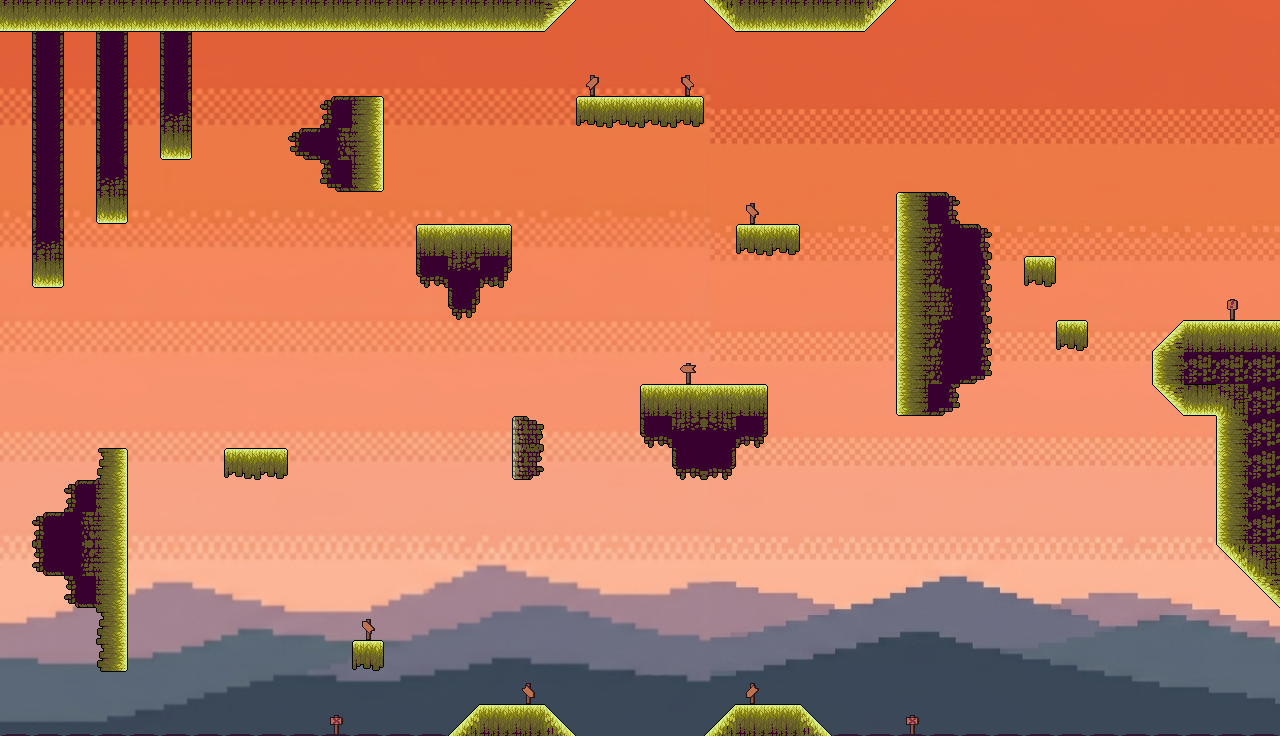

The image is a tile-based game level rendered from a .tmx file. Its description and complete source (layers, tilesets, objects, tile grids) follow:
An orthogonal 40x23 tile map with 32x32 px tiles, 2 tile layers (Capa de patrones 2, Platforms), 6 tilesets, 1 image layer.

<map version="1.10" tiledversion="1.12.1" orientation="orthogonal" renderorder="right-down" width="40" height="23" tilewidth="32" tileheight="32" infinite="0" nextlayerid="4" nextobjectid="1">
 <tileset firstgid="1" source="Tileset_cielo.tsx" />
 <tileset firstgid="97" source="Tileset_Tierra_.tsx" />
 <tileset firstgid="193" source="Tileset_Cielo_girado.tsx" />
 <tileset firstgid="289" source="Tileset_Tierra_girado.tsx" />
 <tileset firstgid="385" source="CartelArriba.tsx" />
 <tileset firstgid="386" source="Decoracion/Señales.tsx" />
 <imagelayer id="2" name="Capa de Imagen 1">
  <image source="../Mapas/Cielo abajo.png" width="1280" height="736" />
 </imagelayer>
 <layer id="3" name="Capa de patrones 2" width="40" height="23">
  <data encoding="csv">
0,0,0,0,0,0,0,0,0,0,0,0,0,0,0,0,0,0,0,0,0,0,0,0,0,0,0,0,0,0,0,0,0,0,0,0,0,0,0,0,
0,0,0,0,0,0,0,0,0,0,0,0,0,0,0,0,0,0,0,0,0,0,0,0,0,0,0,0,0,0,0,0,0,0,0,0,0,0,0,0,
0,0,0,0,0,0,0,0,0,0,0,0,0,0,0,0,0,0,0,0,0,0,0,0,0,0,0,0,0,0,0,0,0,0,0,0,0,0,0,0,
0,0,0,0,0,0,0,0,0,0,0,0,0,0,0,0,0,0,0,0,0,0,0,0,0,0,0,0,0,0,0,0,0,0,0,0,0,0,0,0,
0,0,0,0,0,0,0,0,0,0,0,0,0,0,0,0,0,0,0,0,0,0,0,0,0,0,0,0,0,0,0,0,0,0,0,0,0,0,0,0,
0,0,0,0,0,0,0,0,0,0,0,0,0,0,0,0,0,0,0,0,0,0,0,0,0,0,0,0,0,0,0,0,0,0,0,0,0,0,0,0,
0,0,0,0,0,0,0,0,0,0,0,0,0,0,0,0,0,0,0,0,0,0,0,392,0,0,0,0,0,0,0,0,0,0,0,0,0,0,0,0,
0,0,0,0,0,0,0,0,0,0,0,0,0,0,0,0,0,0,0,0,0,0,0,0,0,0,0,0,0,0,0,0,0,0,0,0,0,0,0,0,
0,0,0,0,0,0,0,0,0,0,0,0,0,0,0,0,0,0,0,0,0,0,0,0,0,0,0,0,0,0,0,0,0,0,0,0,0,0,0,0,
0,0,0,0,0,0,0,0,0,0,0,0,0,0,0,0,0,0,0,0,0,0,0,0,0,0,0,0,0,0,0,0,0,0,0,0,0,0,0,0,
0,0,0,0,0,0,0,0,0,0,0,0,0,0,0,0,0,0,0,0,0,0,0,0,0,0,0,0,0,0,0,0,0,0,0,0,0,0,0,0,
0,0,0,0,0,0,0,0,0,0,0,0,0,0,0,0,0,0,0,0,0,390,0,0,0,0,0,0,0,0,0,0,0,0,0,0,0,0,0,0,
0,0,0,0,0,0,0,0,0,0,0,0,0,0,0,0,0,0,0,0,0,0,0,0,0,0,0,0,0,0,0,0,0,0,0,0,0,0,0,0,
0,0,0,0,0,0,0,0,0,0,0,0,0,0,0,0,0,0,0,0,0,0,0,0,0,0,0,0,0,0,0,0,0,0,0,0,0,0,0,0,
0,0,0,0,0,0,0,0,0,0,0,0,0,0,0,0,0,0,0,0,0,0,0,0,0,0,0,0,0,0,0,0,0,0,0,0,0,0,0,0,
0,0,0,0,0,0,0,0,0,0,0,0,0,0,0,0,0,0,0,0,0,0,0,0,0,0,0,0,0,0,0,0,0,0,0,0,0,0,0,0,
0,0,0,0,0,0,0,0,0,0,0,0,0,0,0,0,0,0,0,0,0,0,0,0,0,0,0,0,0,0,0,0,0,0,0,0,0,0,0,0,
0,0,0,0,0,0,0,0,0,0,0,0,0,0,0,0,0,0,0,0,0,0,0,0,0,0,0,0,0,0,0,0,0,0,0,0,0,0,0,0,
0,0,0,0,0,0,0,0,0,0,0,0,0,0,0,0,0,0,0,0,0,0,0,0,0,0,0,0,0,0,0,0,0,0,0,0,0,0,0,0,
0,0,0,0,0,0,0,0,0,0,0,392,0,0,0,0,0,0,0,0,0,0,0,0,0,0,0,0,0,0,0,0,0,0,0,0,0,0,0,0,
0,0,0,0,0,0,0,0,0,0,0,0,0,0,0,0,0,0,0,0,0,0,0,0,0,0,0,0,0,0,0,0,0,0,0,0,0,0,0,0,
0,0,0,0,0,0,0,0,0,0,0,0,0,0,0,0,393,0,0,0,0,0,0,395,0,0,0,0,0,0,0,0,0,0,0,0,0,0,0,0,
0,0,0,0,0,0,0,0,0,0,394,0,0,0,0,0,0,0,0,0,0,0,0,0,0,0,0,0,394,0,0,0,0,0,0,0,0,0,0,0
</data>
 </layer>
 <layer id="1" name="Platforms" width="40" height="23">
  <data encoding="csv">
3221225474,3221225474,3221225474,3221225474,3221225474,3221225474,3221225474,3221225474,3221225474,3221225474,3221225474,3221225474,3221225474,3221225474,3221225474,3221225474,3221225474,2684354602,0,0,0,0,3221225514,3221225474,3221225474,3221225474,3221225474,3221225515,0,0,0,0,0,0,0,0,0,0,0,0,
0,60,0,60,0,60,0,0,0,0,0,0,0,0,0,0,0,0,0,0,0,0,0,0,0,0,0,0,0,0,0,0,0,0,0,0,0,0,0,0,
0,60,0,60,0,60,0,0,0,0,0,0,0,0,0,0,0,0,391,0,0,2147484039,0,0,0,0,0,0,0,0,0,0,0,0,0,0,0,0,0,0,
0,60,0,60,0,3221225489,0,0,0,0,252,200,0,0,0,0,0,0,49,50,50,51,0,0,0,0,0,0,0,0,0,0,0,0,0,0,0,0,0,0,
0,60,0,60,0,3221225477,0,0,0,276,207,1073742032,0,0,0,0,0,0,0,0,0,0,0,0,0,0,0,0,0,0,0,0,0,0,0,0,0,0,0,0,
0,60,0,3221225489,0,0,0,0,0,0,268,216,0,0,0,0,0,0,0,0,0,0,0,0,0,0,0,0,0,0,0,0,0,0,0,0,0,0,0,0,
0,60,0,3221225477,0,0,0,0,0,0,0,0,0,0,0,0,0,0,0,0,0,0,0,0,0,0,0,0,2147483848,2147483900,0,0,0,0,0,0,0,0,0,0,
0,3221225489,0,0,0,0,0,0,0,0,0,0,0,1610612936,3758096592,1610612952,0,0,0,0,0,0,0,49,51,0,0,0,3221225680,2147483855,2147483900,0,0,0,0,0,0,0,0,0,
0,3221225477,0,0,0,0,0,0,0,0,0,0,0,1610612988,1610612943,1610613004,0,0,0,0,0,0,0,0,0,0,0,0,3221225680,2147483855,2147483908,0,52,0,0,0,0,0,0,0,
0,0,0,0,0,0,0,0,0,0,0,0,0,0,1610613012,0,0,0,0,0,0,0,0,0,0,0,0,0,3221225680,2147483863,2147483908,0,0,0,0,0,0,0,389,0,
0,0,0,0,0,0,0,0,0,0,0,0,0,0,0,0,0,0,0,0,0,0,0,0,0,0,0,0,3221225680,2147483855,2147483908,0,0,52,0,0,1610612778,2,2,2,
0,0,0,0,0,0,0,0,0,0,0,0,0,0,0,0,0,0,0,0,0,0,0,0,0,0,0,0,3221225680,2147483855,2147483916,0,0,0,0,0,3221225680,38,38,38,
0,0,0,0,0,0,0,0,0,0,0,0,0,0,0,0,0,0,0,0,1,2,2147483650,2147483649,0,0,0,0,2147483864,2147483916,0,0,0,0,0,0,1610612779,3221225479,3221225526,38,
0,0,0,0,0,0,0,0,0,0,0,0,0,0,0,0,3221225741,0,0,0,56,14,2147483662,2147483704,0,0,0,0,0,0,0,0,0,0,0,0,0,0,3221225680,38,
0,0,0,196,0,0,0,49,51,0,0,0,0,0,0,0,3221225725,0,0,0,0,56,2147483704,0,0,0,0,0,0,0,0,0,0,0,0,0,0,0,3221225680,38,
0,0,2684354616,208,0,0,0,0,0,0,0,0,0,0,0,0,0,0,0,0,0,0,0,0,0,0,0,0,0,0,0,0,0,0,0,0,0,0,3221225680,38,
0,2684354616,2684354574,208,0,0,0,0,0,0,0,0,0,0,0,0,0,0,0,0,0,0,0,0,0,0,0,0,0,0,0,0,0,0,0,0,0,0,3221225680,38,
0,3758096440,3758096398,208,0,0,0,0,0,0,0,0,0,0,0,0,0,0,0,0,0,0,0,0,0,0,0,0,0,0,0,0,0,0,0,0,0,0,3221225514,3221225526,
0,0,3758096440,208,0,0,0,0,0,0,0,0,0,0,0,0,0,0,0,0,0,0,0,0,0,0,0,0,0,0,0,0,0,0,0,0,0,0,0,1610612779,
0,0,0,204,0,0,0,0,0,0,0,0,0,0,0,0,0,0,0,0,0,0,0,0,0,0,0,0,0,0,0,0,0,0,0,0,0,0,0,0,
0,0,0,212,0,0,0,0,0,0,0,52,0,0,0,0,0,0,0,0,0,0,0,0,0,0,0,0,0,0,0,0,0,0,0,0,0,0,0,0,
0,0,0,0,0,0,0,0,0,0,0,0,0,0,0,0,0,0,0,0,0,0,0,0,0,0,0,0,0,0,0,0,0,0,0,0,0,0,0,0,
186,186,186,186,186,186,186,186,186,186,186,186,186,186,43,2,2,42,0,0,0,0,43,2,2,42,186,186,186,186,186,186,186,186,186,186,186,186,186,186
</data>
 </layer>
</map>
